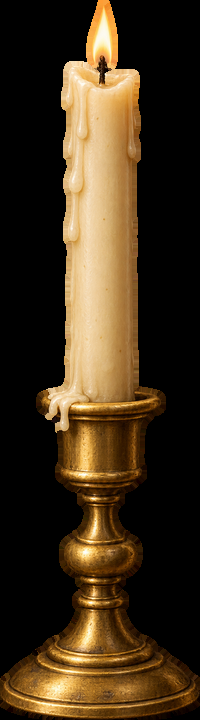
#> input picture intro/production/aaa/assets/tex/table_backgrounds/candle_left.png, 200 x 720 px, given in place of f1664.png, which was not available
$ python deliverables.py
#> lines starting #> are read from the running program, lines starting #| are printed output that depends on the picture; after the words box and inside, x2 and y2 are one past the last pixel; in counts of white or black regions, pixels touching at a corner belong together; pictures that were not available may be replaced by others from this repository, and a replacement may not be noted
"""Deliverable sheets (v3): keyframe f1760, contact sheet, before/after (v1 | v2 | v3), A/B swap check, f1782 vs the live menu, 1:1 detail sheets
(stitch-on frontier, pieces, gold glint).  python3 deliverables.py"""
import sys, os, json, shutil
sys.path.insert(0, os.path.dirname(os.path.abspath(__file__)))
from common import *
import numpy as np, cv2
FR = f'{POC}/frames'
def rd(p):
    im = cv2.imread(p)
#> im is the input picture: shape (720, 200, 3); mean B, G, R 26.6, 47.9, 64
    if im is None: raise FileNotFoundError(p)
    return im
def lab(im, t, s=0.8):
    cv2.putText(im, t, (12, 32), cv2.FONT_HERSHEY_SIMPLEX, s, (0, 0, 0), 4, cv2.LINE_AA)
    cv2.putText(im, t, (12, 32), cv2.FONT_HERSHEY_SIMPLEX, s, (255, 255, 255), 2, cv2.LINE_AA)
    return im
def small(im, w=640, h=360): return cv2.resize(im, (w, h), interpolation=cv2.INTER_AREA)
#> called with w = 640, h = 360
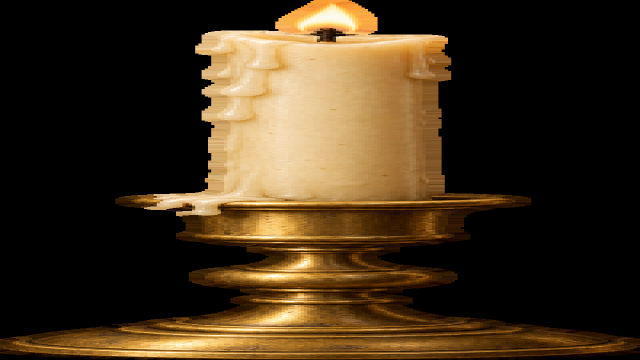
#> returned value: shape (360, 640, 3); mean of channels 0, 1, 2 26.7, 48, 64; drawn as B, G, R
JPG = [cv2.IMWRITE_JPEG_QUALITY, 90]

# keyframe
shutil.copy(f'{FR}/f1760.png', f'{POC}/keyframe_f1760_2560x1440.png')
# contact sheet
fs = [1664, 1668, 1680, 1696, 1708, 1719, 1726, 1730, 1736, 1744, 1752, 1760, 1766, 1770, 1776, 1782]
tiles = [lab(small(rd(f'{FR}/f{f}.png')), f'f{f}') for f in fs]
#> in lab, `cv2.putText(im, t, (12, 32), cv2.FONT_HERSHEY_SIMPLEX, s, (255, 255, 2..`:
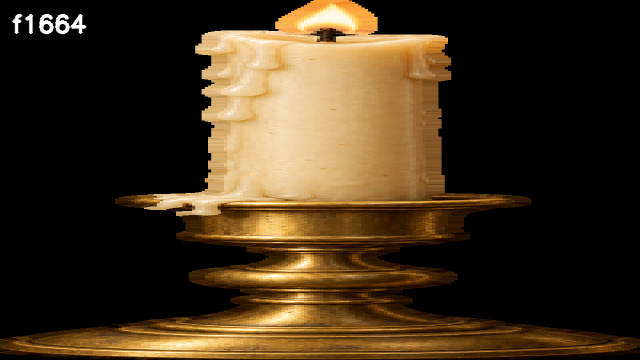
#> im: shape (360, 640, 3); 0.42% of pixels changed, all inside (x1, y1, x2, y2) = (11, 13, 88, 35); drawn as B, G, R
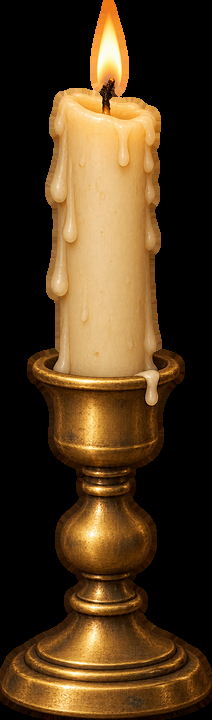
#> input picture intro/production/aaa/assets/tex/table_backgrounds/candle_right.png, 212 x 720 px, given in place of f1668.png, which was not available
#> in rd, im is the input picture: shape (720, 212, 3); mean B, G, R 28.5, 55, 76.5
#> call 2 of small, with w = 640, h = 360
#> in small (call 2), `def small(im, w=640, h=360): return cv2.resize(im, (w, h), interpolati..`:
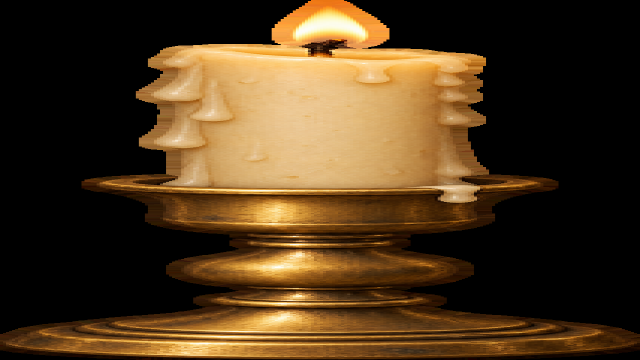
#> returned value: shape (360, 640, 3); mean of channels 0, 1, 2 28.5, 55, 76.6; drawn as B, G, R
#> call 3 of lab, with t = 'f1680', s = 0.8
#> in lab (call 3), `cv2.putText(im, t, (12, 32), cv2.FONT_HERSHEY_SIMPLEX, s, (255, 255, 2..`:
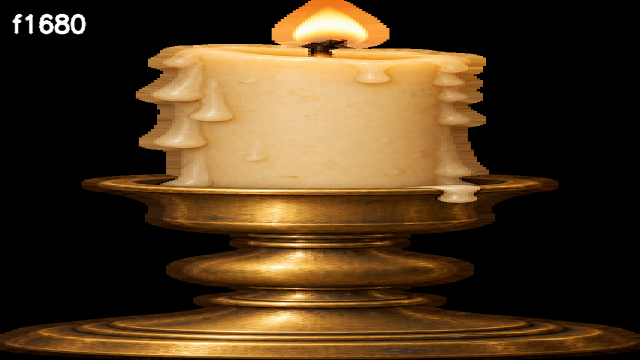
#> im: shape (360, 640, 3); mean of channels 0, 1, 2 29.3, 55.8, 77.4; drawn as B, G, R
#> (the run stopped early here; a loop or call above may not have finished)
